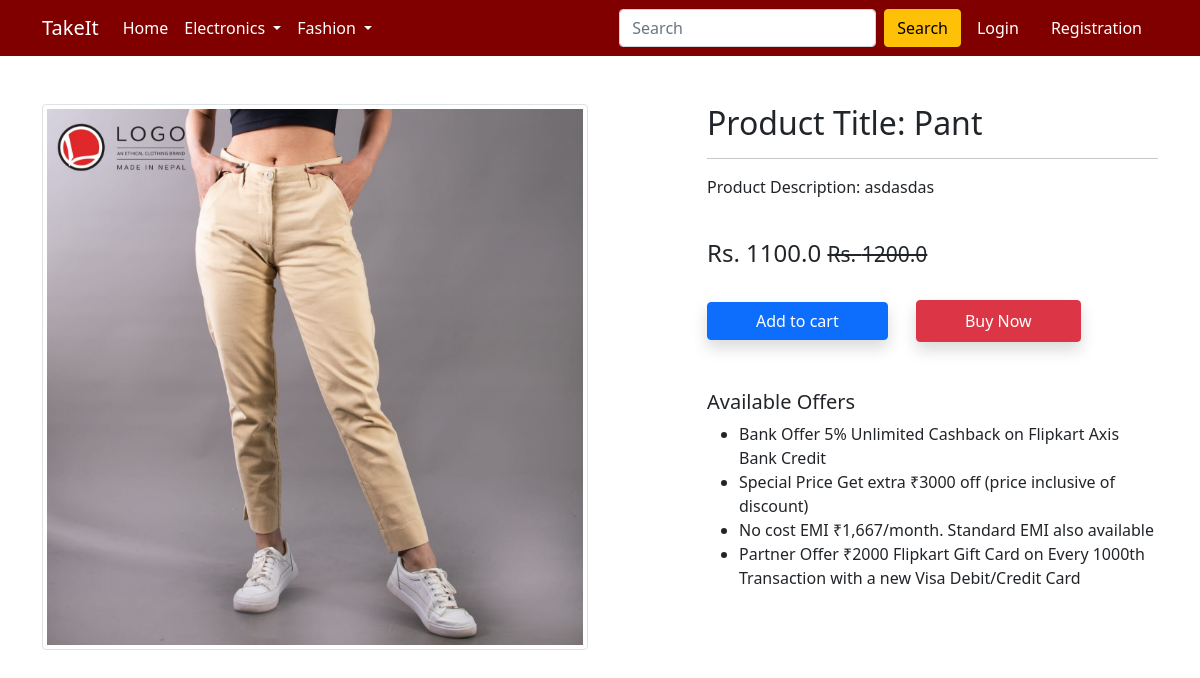
Screenshot of /product-detail/1 with the database file from the repository.
### app/models.py (models this page shows, shortened)
class Product(models.Model):
    title = models.CharField(max_length=200)
    brand= models.CharField(max_length=200)
    selling_price = models.FloatField()
    discounted_price = models.FloatField()
    description = models.TextField()
    category= models.CharField( choices= CATEGORY_CHOICES,max_length=2)
    product_image = models.ImageField(upload_to='products')

### app/views.py (the view)
# urls.py: path('product-detail/<int:pk>', views.ProductDetailView.as_view(), name='product-detail'),
class ProductDetailView(View):
    def get(self, request, pk):
        product = Product.objects.get(pk=pk)
        item_aleardy = False
        if request.user.is_authenticated:
            item_aleardy = Cart.objects.filter(Q(product = product.id) & Q(user = request.user)).exists()
        return render(request, "app/productdetail.html", {'product': product, 'item_already': item_aleardy})

### app/templates/app/productdetail.html (shortened to what this page needs)
{% extends 'app/base.html' %}
{% load static %}
{% block main-content %}
<div class="container my-5">
 <div class="row">
  <div class="col-sm-6 text-center align-self-center">
   <img src="{{ product.product_image.url }}" alt="" class="img-fluid img-thumbnail">
  </div>
  <div class="col-sm-5 offset-sm-1">
   <h2>Product Title: {{ product.title }}</h2>
   <hr>
   <p>Product Description: {{ product.description}}</p> <br>
   <h4>Rs. {{ product.discounted_price }} <small class="fw-light text-decoration-line-through">Rs. {{ product.selling_price }}</small></h4> <br>
  {% if not request.user.is_authenticated %}
<form action="/add-to-cart" class="d-inline">
          <button type="submit" class="btn btn-primary shadow px-5"> Add to cart</button>
      </form>
  {% endif %}
   <a href="{% url 'checkout' %}" class="btn btn-danger shadow px-5 py-2 ms-4">Buy Now</a>
   <h5 class="mt-5">Available Offers</h5>
   <ul>
    <li>Bank Offer 5% Unlimited Cashback on Flipkart Axis Bank Credit</li>
    <li>Special Price Get extra ₹3000 off (price inclusive of discount)</li>
    <li>No cost EMI ₹1,667/month. Standard EMI also available</li>
    <li>Partner Offer ₹2000 Flipkart Gift Card on Every 1000th Transaction with a new Visa Debit/Credit Card</li>
   </ul>
  </div>
 </div>
</div>
{% endblock main-content %}

### rows the page displays
Product: product_image (picture), title "Pant", description "asdasdas", discounted_price "1100.0", selling_price "1200.0"
